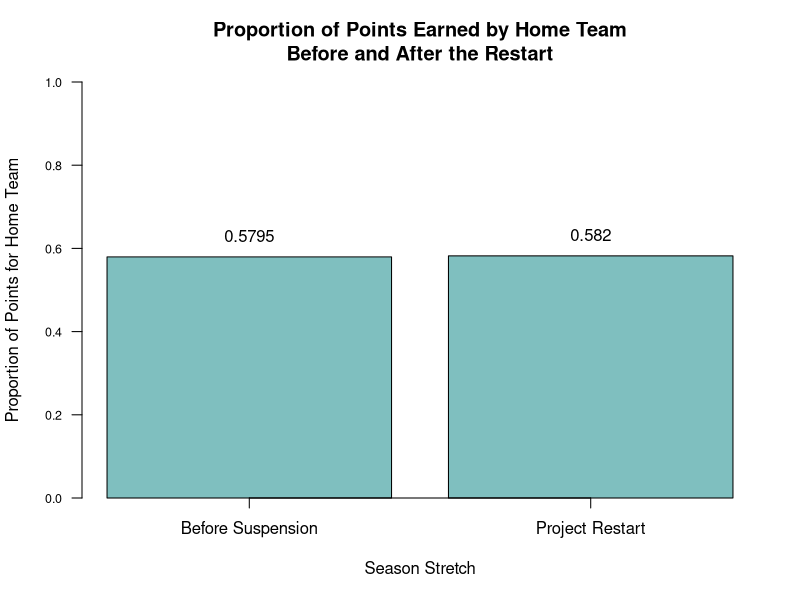

This figure's R source:
## ---- chunk 1
knitr::opts_chunk$set(echo = TRUE, comment = NA, warning = FALSE)
library(dplyr)
## ---- chunk 2
homestop <- read.csv("homestop.csv")
names(homestop)[[1]] <- "Club"
homestop <- homestop[order(homestop$Club), ]
awaystop <- read.csv("awaystop.csv")
names(awaystop)[[1]] <- "Club"
awaystop <- awaystop[order(awaystop$Club), ]
homeend <- read.csv("homeend.csv")
names(homeend)[[1]] <- "Club"
homeend <- homeend[order(homeend$Club), ]
awayend <- read.csv("awayend.csv")
names(awayend)[[1]] <- "Club"
awayend <- awayend[order(awayend$Club), ]
## ---- chunk 3
homerestart <- homeend[, 2:9] - homestop[, 2:9]
homerestart <- data.frame(homestop$Club, homerestart)
homerestartpoints <- sum(homerestart$P)
awayrestart <- awayend[, 2:9] - awaystop[, 2:9]
awayrestart <- data.frame(awaystop$Club, awayrestart)
awayrestartpoints <- sum(awayrestart$P)

homestoppoints <- sum(homestop$P)
awaystoppoints <- sum(awaystop$P)

stoptotal <- homestoppoints + awaystoppoints
restarttotal <- homerestartpoints + awayrestartpoints

prop.test(c(homerestartpoints, homestoppoints), c(restarttotal, stoptotal))

hstopprop <- homestoppoints / stoptotal
hrestartprop <- homerestartpoints / restarttotal

barplot(c(hstopprop, hrestartprop),
        col = rgb(0, 0.5, 0.5, 0.5),
        ylim = c(0, 1), las = 2,
        main = "Proportion of Points Earned by Home Team\nBefore and After the Restart",
        ylab = "Proportion of Points for Home Team",
        xlab = "Season Stretch",
        cex.axis = 0.75,
        cex.names = 0.5)
axis(1, at = c(0.7, 1.9), labels = c("Before Suspension", "Project Restart"))
text(c(0.7, 1.9), c(hstopprop, hrestartprop) + 0.05,
     labels = round(c(hstopprop, hrestartprop), 4))
